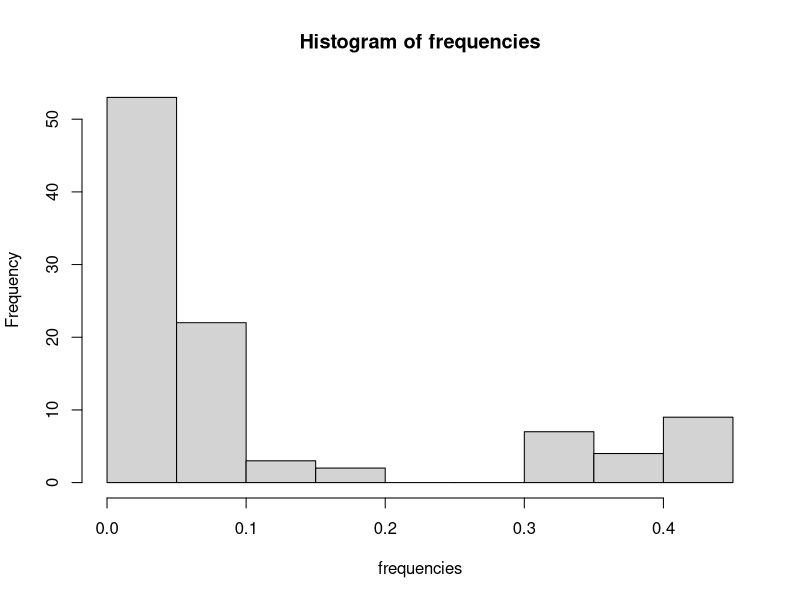
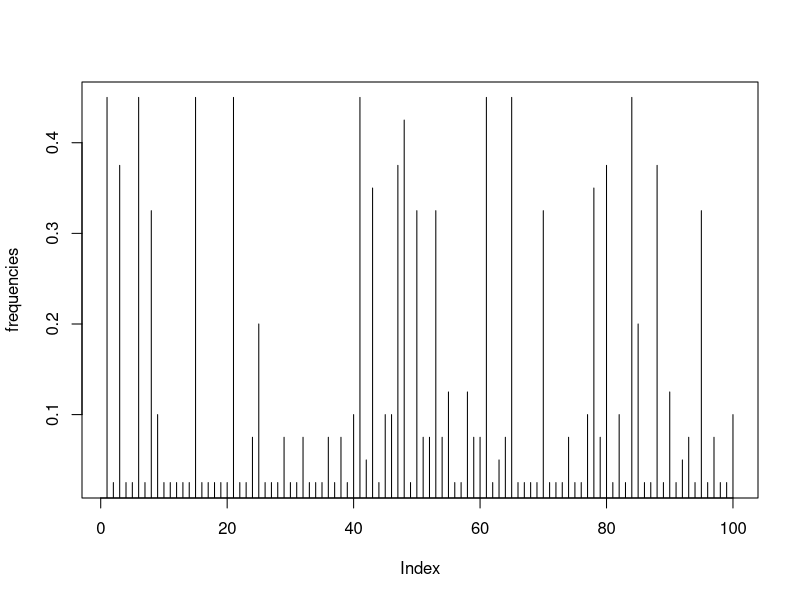

The R source for these figures, in order: (Note: this script raises an error after producing the figures.)
# set wd
setwd("/home/kate121/Documents/CMEECourseWork/week6/code")

# load in data
# specify the option strings AsFactors as FALSE and colClasses as a vector of characters (otherwise the T nucleotide will be read as a boolean variable)
# Note: each column is a site on a chromosome and each row is a different chromosome 
data <- read.csv("../data/bears.csv", stringsAsFactors=F, header=F, colClasses=rep("character", 10000))

dim(data)
data[,5]
data[1,(c(1:100))]

# Note: each row is a 

### SNPs are positions where you observed more than one allele
### the easiest thing is to loop over all sites and record the ones with two alleles
data[,3]
data[,262]
unique(data[,3])
length(unique(data[,3]))
length(unique(data[,3]))==2
unique(data[,262])
length(unique(data[,262]))
length(unique(data[,262]))==2

# 1. identify which positions are SNPs (polymorphic, meaning that they have more than one allele)

# Make a list of SNPS (i.e., where there is more than 1 allele ) 
# SNPs: if the number of unique alleles is more than 1, that represents a SNP
snps <- c() #make an empty vector called "snps"
for (i in 1:ncol(data)) { # for ever column of "data"...
  if (length(unique(data[,i]))==2){ # if the number of unique values in each row [,i] is equal to 2 (i.e. there is a divergence)...
    snps <- c(snps, i) # add column number to "snps" (overwrite empty list)
  }
}

### this works to retain the indexes of SNPs; a smartest way would not involve doing a loop but using `apply` functions
## Find the number of SNPs
cat("\nNumber of SNPs is", length(snps))

### reduce the data set 
## only columns containing SNPs
data <- data[,snps]
dim(data)

# 2. calculate, print and visualize allele frequencies for each SNP
### alleles in this SNP
alleles <- unique(data[,1])
cat("\nSNP", "with alleles", alleles)

## frequencies of the alleles
freq_a1<-length(which(data[,1]==alleles[1]))/nrow(data)
freq_a2<-length(which(data[,1]==alleles[2]))/nrow(data)

### the minor allele is the one in lowest frequency
minor_allele<-alleles[which.min(c(freq_a1,freq_a2))]
freq_minor_allele<-c(freq_a1,freq_a2)[which.min(c(freq_a1,freq_a2))]

cat(" the minor allele is",minor_allele ,"and the minor allele frequency (MAF) is", freq_minor_allele)


### again we can loop over each SNP and easily calculate allele frequencies
frequencies <- c()
for (i in 1:ncol(data)) {
  
  ### alleles in this SNP
  alleles <- sort(unique(data[,i]))
  cat("\nSNP", i, "with alleles", alleles)
  
  ## frequencies of the alleles
  freq_a1<-length(which(data[,i]==alleles[1]))/nrow(data)
  freq_a2<-length(which(data[,i]==alleles[2]))/nrow(data)
  
  ### the minor allele is the one in lowest frequency
  minor_allele<-alleles[which.min(c(freq_a1,freq_a2))]
  freq_minor_allele<-c(freq_a1,freq_a2)[which.min(c(freq_a1,freq_a2))]
  
  cat(" the minor allele is",minor_allele ,"and the minor allele frequency (MAF) is", freq_minor_allele)
  
  frequencies <- c(frequencies, freq_minor_allele)
}

### we can plot is as a histogram
hist(frequencies)
### or simply the frequencies at each position
plot(frequencies, type="h")

#tip use unique function to 
unique()

# question 4: calculate and print genotype frequencies for each SNP
# ### alleles in the first SNP
# alleles <- unique(data[,1])
# cat("\nSNP", i, "with alleles", alleles)
# 
# ## frequencies of the alleles
# freq_a1<-length(which(data[,1]==alleles[1]))/nrow(data)
# freq_a2<-length(which(data[,1]==alleles[2]))/nrow(data)
# 
# ### the minor allele is the one in lowest frequency
# minor_allele<-alleles[which.min(c(freq_a1,freq_a2))]
# freq_minor_allele<-c(freq_a1,freq_a2)[which.min(c(freq_a1,freq_a2))]

genotype_counts <- c(0, 0, 0)

nsamples <- 20
for (j in 1:nsamples) {
  ### indexes of haplotypes for individual j (haplotype indices)
  haplotype_index <- c( (j*2)-1, (j*2) )
  ### count the minor allele instances
  genotype <- length(which(data[haplotype_index, 1]==minor_allele)) 
  ##
  genotype_index=genotype+1
  ### increase the counter for the corresponding genotype
  genotype_counts[genotype_index] <- genotype_counts[genotype_index] + 1
}
cat(" and genotype frequencies", genotype_counts)



### again, we can loop over each SNPs and each individual and print the genotype frequencies
# nsamples <- nrow(data)/2
# for (i in 1:ncol(data)) {
#   
#   alleles <- sort(unique(data[,i]))
#   cat("\nSNP", i, "with alleles", alleles)
#   
#   ## frequencies of the alleles
#   freq_a1<-length(which(data[,i]==alleles[1]))/nrow(data)
#   freq_a2<-length(which(data[,i]==alleles[2]))/nrow(data)
#   
#   ### as before, as there is no "reference" allele, we calculate the frequencies of the minor allele
#   ### the minor allele is the one in lowest frequency
#   minor_allele<-alleles[which.min(c(freq_a1,freq_a2))]
#   freq_minor_allele<-c(freq_a1,freq_a2)[which.min(c(freq_a1,freq_a2))]
#   
  ### genotypes are major/major major/minor minor/minor
  genotype_counts <- c(0, 0, 0)
  
  for (j in 1:nsamples) {
    ### indexes of haplotypes for individual j (haplotype indices)
    haplotype_index <- c( (j*2)-1, (j*2) )
    ### count the minor allele instances
    genotype <- length(which(data[haplotype_index, i]==minor_allele)) 
    ##
    genotype_index=genotype+1
    ### increase the counter for the corresponding genotype
    genotype_counts[genotype_index] <- genotype_counts[genotype_index] + 1
  }
  cat(" and genotype frequencies", genotype_counts)
# }

# question 4 
cat(" and heterozygosity", genotype_counts[2]/nsamples)
cat(" and homozygosity", 1-genotype_counts[2]/nsamples)



